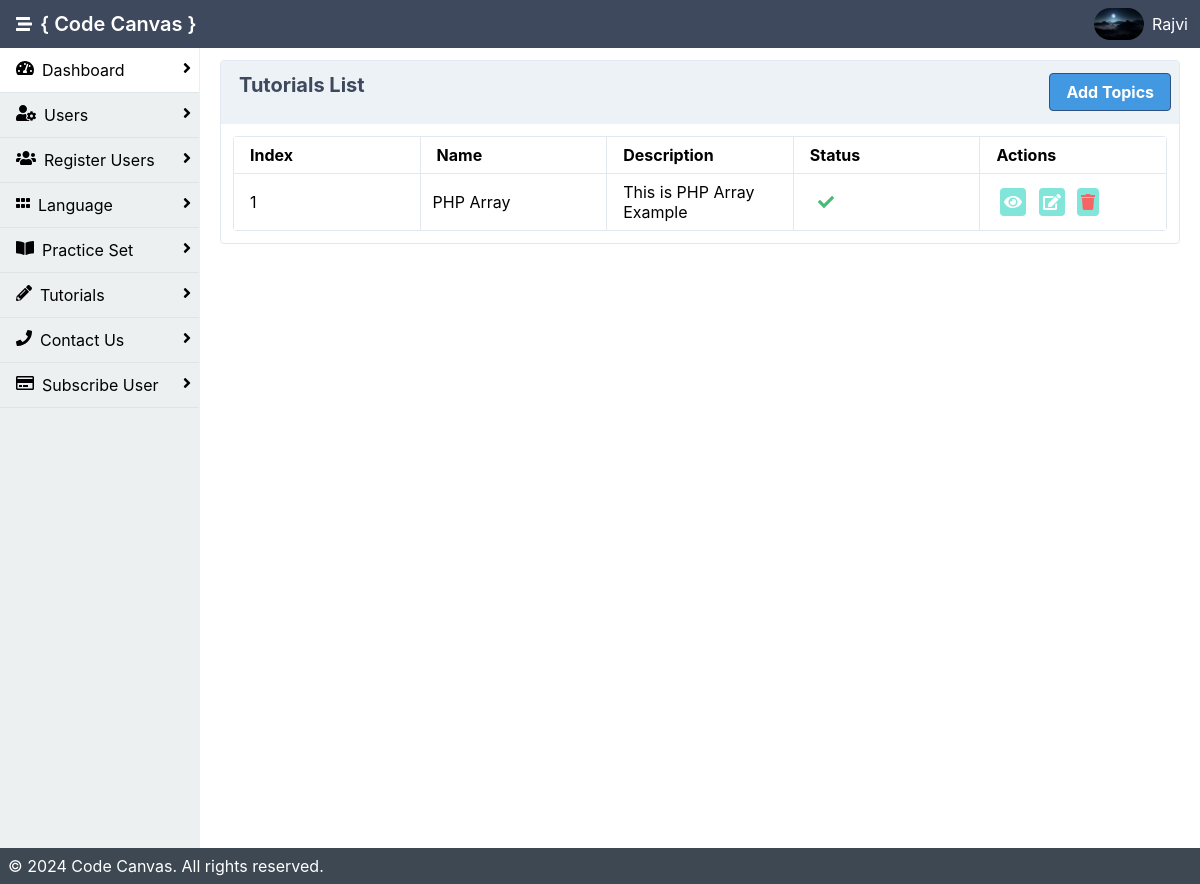
/admin/tutorials.php (signed in), run on an earlier commit of the app's database.
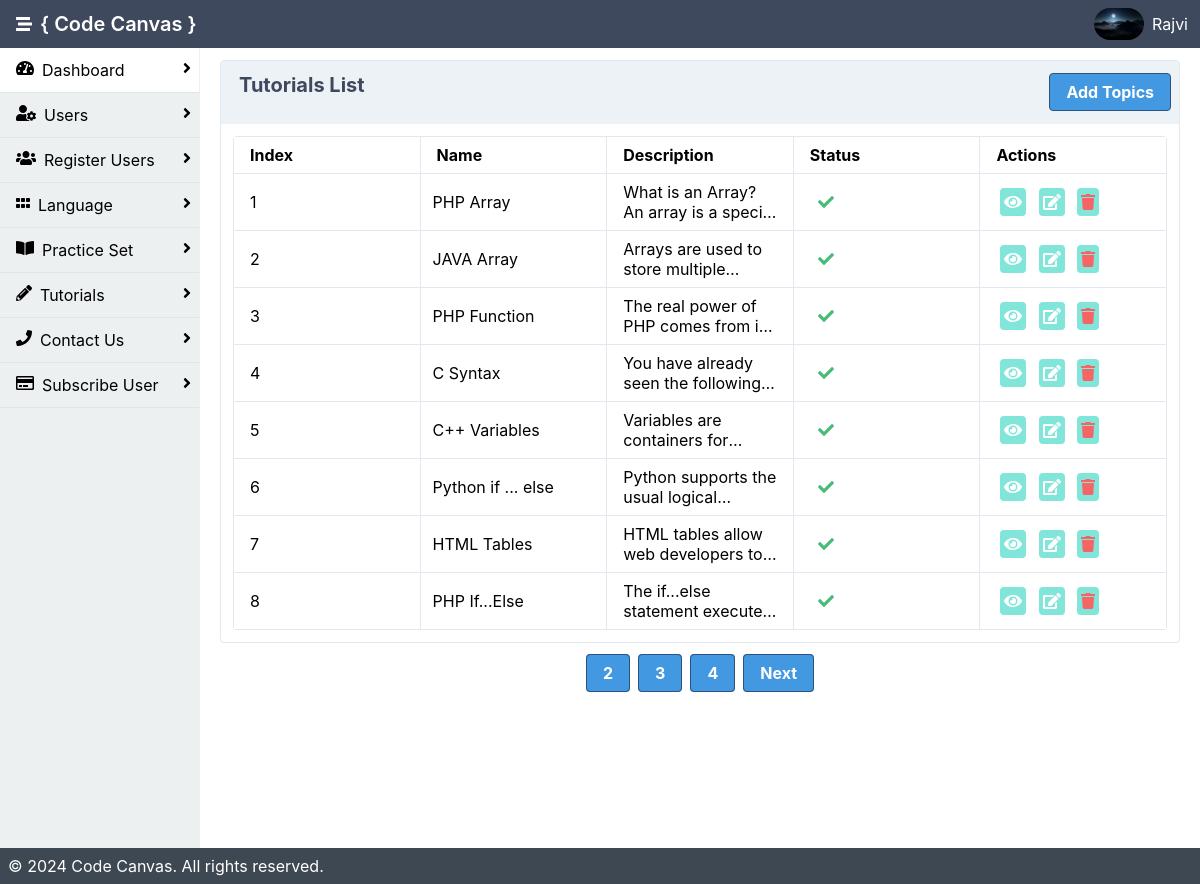
And on a later commit of the database.
### tables this page shows
CREATE TABLE `tutorial` (
  `t_id` int(11) NOT NULL,
  `language` varchar(200) NOT NULL,
  `topic_name` varchar(200) NOT NULL,
  `description` varchar(1000) DEFAULT NULL,
  `t_code` varchar(3000) NOT NULL,
  `is_active` int(11) NOT NULL DEFAULT 1,
  `created_date` date NOT NULL DEFAULT current_timestamp()
);

### admin/tutorials.php (the view, shortened to what the changed rows need)
<?php
include 'inc/header.php';
$records_per_page = 8;
$current_page = isset($_GET['page']) ? $_GET['page'] : 1;
$start_from = ($current_page - 1) * $records_per_page;
$qry = "SELECT * FROM tutorial LIMIT $start_from, $records_per_page";
$data = mysqli_query($con, $qry);
$total_records_query = "SELECT COUNT(*) AS total FROM tutorial";
$total_records_result = mysqli_query($con, $total_records_query);
$total_records = mysqli_fetch_assoc($total_records_result)['total'];
$total_pages = ceil($total_records / $records_per_page);
$index_start = ($current_page - 1) * $records_per_page + 0;
?>
<!DOCTYPE html>
<html lang="en">
<div class="mx-auto bg-grey-400">
    <div class="min-h-screen flex flex-col">
        <div class="flex flex-1">
            <main class="bg-white-500 flex-1 p-3 overflow-hidden">
            <div class="flex flex-1  flex-col md:flex-row lg:flex-row mx-2">
                        <div class="mb-2 border-solid border-gray-300 rounded border shadow-sm w-full">
                            <div class="p-3">
                                <table class="table-responsive w-full rounded">
                                    <thead>
                                      <tr>
                                          <th class="border w-1/6 px-4 py-2">Index</th>
                                          <th class="border w-1/6 px-4 py-2">Name</th>
                                          <th class="border w-1/6 px-4 py-2">Description</th>
                                        <th class="border w-1/6 px-4 py-2">Status</th>
                                        <th class="border w-1/6 px-4 py-2">Actions</th>
                                      </tr>
                                    </thead>
                                    <tbody>
                                    <?php
                                    $i = $index_start;
                                    if(mysqli_num_rows($data) > 0 ){
                                    while($result= mysqli_fetch_assoc($data)){
                                        $i++;
                                        $popup_container = "popup-container".$i;
                                    ?>
                                        <tr>
                                            <td class="border px-4 py-2"><?php echo $i;?></td>
                                            <td class="border px-3 py-2"><?php echo $result['topic_name'];?></td>
                                            <td class="border px-4 py-2"><p class="textwrap"><?php echo strip_tags($result['description']);?></p></td>
                                            <td class="border px-4 py-2"><?php if($result['is_active'] == 1){?>
                                                <i class="fa fa-check text-green-500 mx-2"></i>
                                                <?php }else{ ?>
                                                    <i class="fa fa-close text-red-500 mx-2"></i>
                                                <?php }?></td>
                                            <td class="border px-4 py-2">
                                            <a class="bg-teal-300 cursor-pointer rounded p-1 mx-1 text-white">
                                                        <i class="fas fa-eye" onclick="openPopup('<?php echo $popup_container; ?>')"></i></a>
                                                <a class="bg-teal-300 cursor-pointer rounded p-1 mx-1 text-white" href="edit_tutorial.php?tid=<?php echo $result['t_id']; ?>">
                                                        <i class="fas fa-edit"></i></a>
                                                <a class="bg-teal-300 cursor-pointer rounded p-1 mx-1 text-red-500" href="delete.php?tid=<?php echo $result['t_id']; ?>">
                                                        <i class="fas fa-trash"></i>
                                                </a>
                                            </td>
                                        </tr>
                                        <?php } }else{
                                            ?>
                        <tr class="border"><td>No Data Found!!</td></tr>
                                            <?php
                    }?>
                                    </tbody>
                                </table>
                            </div>
                        </div>
                    </div>
                    <div class="p-3">
                            <ul class="flex justify-center">
                                <?php if ($total_pages > 1) { ?>
                                    <?php for ($i = 1; $i <= $total_pages; $i++) { ?>
                                        <li class="<?php echo ($current_page == $i) ? 'hidden' : ''; ?> mr-2">
                                            <a href="?page=<?php echo $i; ?>" class="bg-blue-500 hover:bg-blue-800 text-white font-bold py-2 px-4 border border-blue-800 rounded"><?php echo $i; ?></a>
                                        </li>
                                    <?php } ?>
                                    <li class="<?php echo ($current_page == $total_pages) ? 'hidden' : ''; ?>">
                                        <a href="?page=<?php echo $current_page + 1; ?>" class="bg-blue-500 hover:bg-blue-800 text-white font-bold py-2 px-4 border border-blue-800 rounded">Next</a>
                                    </li>
                                <?php } ?>
                            </ul>
                        </div>
                </div>
        </div>
    </div>
</body>
</html>

What changed in the data, as far as the page shows it:
changed tutorial "PHP Array": description "This is PHP Array Example" → "What is an Array? An array is a…"
added tutorial: topic_name "JAVA Array", description "Arrays are used to store…", is_active 1 (drawn)
added tutorial: topic_name "PHP Function", description "The real power of PHP comes from…", is_active 1 (drawn)
added tutorial: topic_name "C Syntax", description "You have already seen the…", is_active 1 (drawn)
added tutorial: topic_name "C++ Variables", description "Variables are containers…", is_active 1 (drawn)
added tutorial: topic_name "Python if ... else", description "Python supports the usual…", is_active 1 (drawn)
added tutorial: topic_name "HTML Tables", description "HTML tables allow web developers…", is_active 1 (drawn)
added tutorial: topic_name "PHP If...Else", description "The if...else statement…", is_active 1 (drawn)
Also different on the page:
new list line: "2"
new list line: "3"
new list line: "4"
text now shown: "Next"
